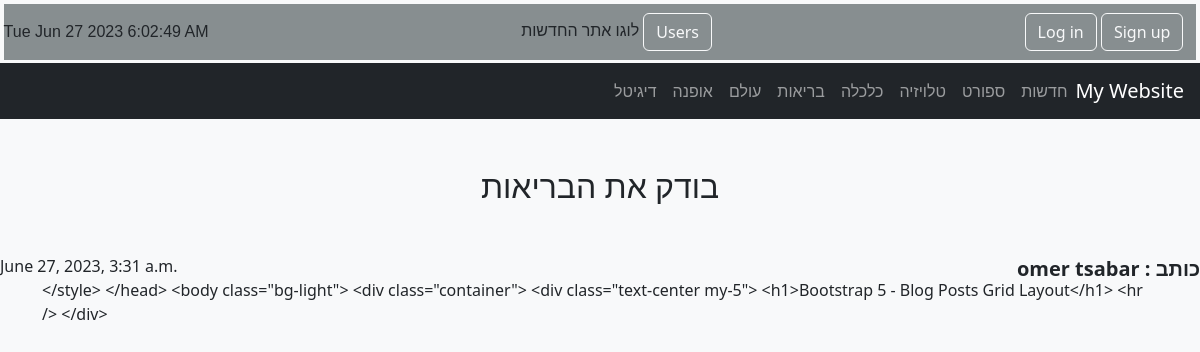
/article/7, run on the app's committed database.
### my_app/models.py (models this page shows, shortened)
class Post(models.Model):
    title = models.CharField(max_length=155)
    body = models.TextField(max_length=9999)
    writer = models
    CATEGORY_CHOICES = [
        ("news", "חדשות"),
        ("sport", "ספורט"),
        ("television", "טלויזיה"),
        ("economy", "כלכלה"),
        ("health", "בריאות"),
        ("worldwide", "עולם"),
        ("fasion", "אופנה"),
        ("digital", "דיגיטל"),
    ]
    category = models.CharField(max_length=20, choices=CATEGORY_CHOICES)
    post_date_time = models.DateTimeField(auto_now_add=True, editable=False)
    writer = models.ForeignKey(CustomUser, on_delete=models.CASCADE)

class CustomUser(AbstractUser):
    personal_id = models.CharField(unique=True, max_length=155, null=True, blank=True)
    age = models.IntegerField(null=True, blank=True, validators=[MinValueValidator(5), MaxValueValidator(140)])
    city = models.CharField(null=True, blank=True, max_length=155)
    USER_CHOICES = [
        ('basic_user', 'Basic'),
        ('reporter', 'Reporter'),
        ('editor', 'Editor'),
        ('staff', 'Staff'),
        ('super_admin', 'Super Admin')
    ]
    user_type = models.CharField(max_length=20, choices=USER_CHOICES, null=True, blank=True)
    groups = models.ManyToManyField(
        'auth.Group',
        blank=True,
        related_name='person_set',
        related_query_name='person',
    )
    user_permissions = models.ManyToManyField(
        'auth.Permission',
        blank=True,
        related_name='person_set',
        related_query_name='person',
    )

### my_app/views.py (the view)
# urls.py: path('article/<int:article_id>', views.serve_article, name='article')
def serve_article(request, article_id):
    article = Post.objects.get(id=article_id)
    return render(request=request, template_name="my_app/article.html", context={"article":article})

### my_app/templates/my_app/article.html (shortened to what this page needs)
{% extends 'my_app/base.html' %}
{% load static %}
{% block content %}
<div class="container">
    <div class="text-center my-5">
    <h2> {{article.title}} </h2>
    </div>
    <p style="position:absolute; left: 0;">{{article.post_date_time}}</p>
    <span style="position: absolute; right: 0; font-size: 20px; font-weight: 700;"> {{article.writer.first_name}} {{article.writer.last_name}} : כותב </span>
    <br>
    {{article.body}}
{% endblock content %}

### data on the page
Post: title "בודק את הבריאות", post_date_time "June 27, 2023, 3:31 a.m.", writer.first_name "omer", writer.last_name "tsabar", body "</style> </head> <body class=\"bg-light\"> <div class=\"container\"> <div class=\"text-center my-5\"> <h1>Bootstrap 5 - Blog Posts Grid Layout</h1> <hr /> </div>"
